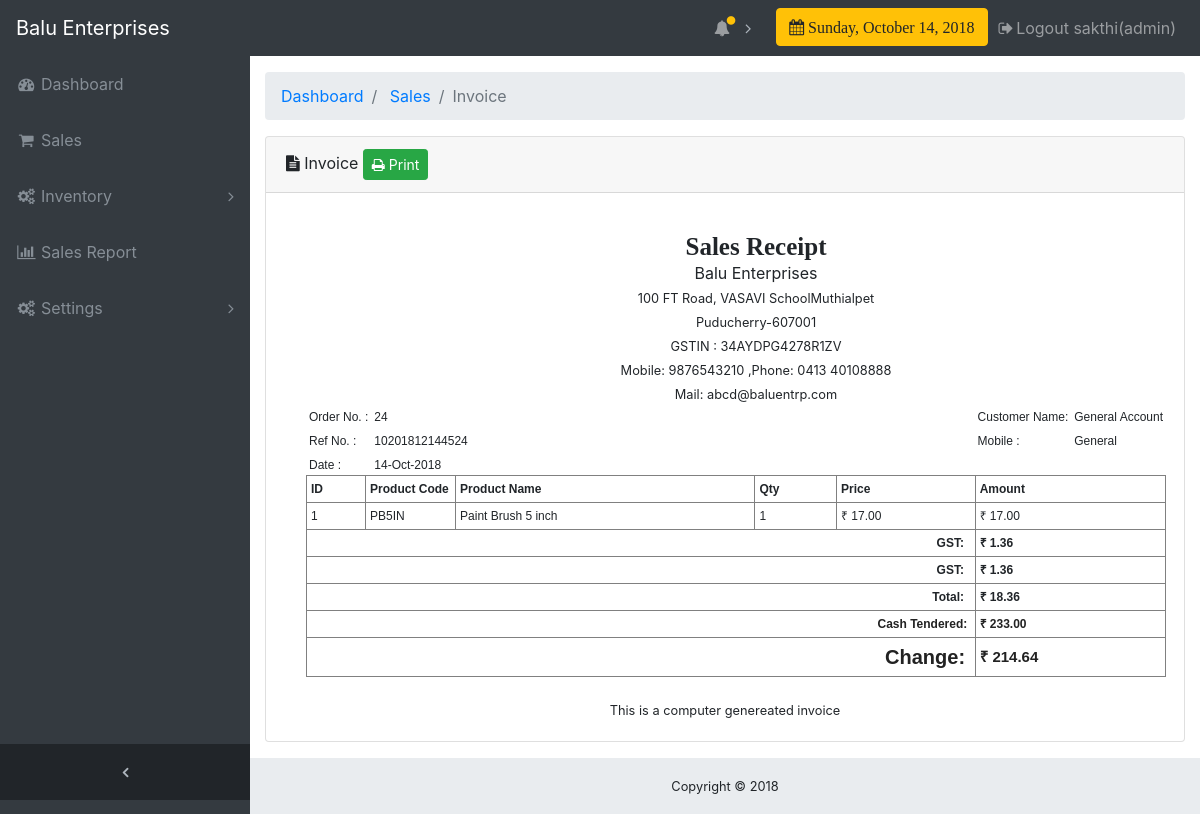
Page /dash/preview.php?invoiceid=24 (signed in) on the committed database.
### tables this page shows
CREATE TABLE `home` (
  `home_id` int(11) NOT NULL,
  `home_name` varchar(255) DEFAULT NULL,
  `home_legal_name` varchar(255) DEFAULT NULL,
  `home_gstin` varchar(255) DEFAULT NULL,
  `home_propertier` varchar(255) DEFAULT NULL,
  `home_mobile` varchar(255) DEFAULT NULL,
  `home_landline` varchar(255) DEFAULT NULL,
  `is_tax` int(11) NOT NULL DEFAULT '0',
  `is_deleted` int(11) NOT NULL DEFAULT '0',
  `created_on` datetime DEFAULT NULL,
  `created_by` varchar(255) DEFAULT NULL,
  `modified_on` datetime DEFAULT NULL,
  `modified_by` varchar(255) DEFAULT NULL,
  `home_address` varchar(255) DEFAULT NULL,
  `address_1` varchar(255) DEFAULT NULL,
  `address_2` varchar(255) DEFAULT NULL,
  `home_state` varchar(255) DEFAULT NULL,
  `home_pincode` varchar(255) DEFAULT NULL,
  `home_email` varchar(255) DEFAULT NULL
);

CREATE TABLE `invoice_details` (
  `invoice_id` int(11) NOT NULL,
  `ordernum` varchar(255) DEFAULT NULL,
  `customer_id` int(11) DEFAULT NULL,
  `payment_type` varchar(255) DEFAULT NULL,
  `payment_status` varchar(255) DEFAULT NULL,
  `due_date` date DEFAULT NULL,
  `billed_amount` float NOT NULL DEFAULT '0',
  `cash_paid` float NOT NULL DEFAULT '0',
  `advance_amount` float NOT NULL DEFAULT '0',
  `is_deleted` int(11) NOT NULL DEFAULT '0',
  `created_on` datetime DEFAULT NULL,
  `created_by` varchar(255) DEFAULT NULL,
  `modified_on` datetime DEFAULT NULL,
  `modified_by` varchar(255) DEFAULT NULL,
  `is_taxed` int(11) NOT NULL DEFAULT '0',
  `bill_date` date DEFAULT NULL,
  `bill_profit` float NOT NULL DEFAULT '0'
);

CREATE TABLE `customer` (
  `customer_id` int(11) NOT NULL,
  `customer_name` varchar(255) DEFAULT NULL,
  `customer_phone` varchar(255) DEFAULT NULL,
  `customer_mail` varchar(255) DEFAULT NULL,
  `customer_address` varchar(255) DEFAULT NULL,
  `remarks` varchar(255) DEFAULT NULL,
  `is_deleted` int(11) NOT NULL DEFAULT '0',
  `created_on` datetime DEFAULT NULL,
  `created_by` varchar(255) DEFAULT NULL,
  `modified_on` datetime DEFAULT NULL,
  `modified_by` varchar(255) DEFAULT NULL
);

CREATE TABLE `sales_order` (
  `sale_id` int(11) NOT NULL,
  `ordernum` varchar(255) DEFAULT NULL,
  `product_id` int(11) NOT NULL,
  `item_name` varchar(255) DEFAULT NULL,
  `item_code` varchar(255) DEFAULT NULL,
  `item_hsn` varchar(255) DEFAULT NULL,
  `bill_price` float NOT NULL DEFAULT '0',
  `bill_qty` int(11) NOT NULL DEFAULT '0',
  `is_deleted` int(11) NOT NULL DEFAULT '0',
  `bill_amount` float NOT NULL DEFAULT '0',
  `item_profit` float NOT NULL DEFAULT '0',
  `created_on` datetime DEFAULT NULL,
  `created_by` varchar(255) DEFAULT NULL,
  `modified_on` datetime DEFAULT NULL,
  `modified_by` varchar(255) DEFAULT NULL,
  `status` varchar(255) NOT NULL DEFAULT 'UNBILLED'
);

CREATE TABLE `sales_tax` (
  `sales_tax_id` int(11) NOT NULL,
  `ordernum` varchar(255) DEFAULT NULL,
  `slab_id` int(11) DEFAULT NULL,
  `tax_amount` float DEFAULT '0',
  `is_deleted` int(11) NOT NULL DEFAULT '0',
  `created_on` datetime DEFAULT NULL,
  `created_by` varchar(255) DEFAULT NULL,
  `modified_on` datetime DEFAULT NULL,
  `modified_by` varchar(255) DEFAULT NULL
);

### dash/utilities.php (called while the page is built, shortened)
<?php
function formatMoney($number, $fractional=false) {
    if ($fractional) {
        $number = sprintf('%.2f', $number);
    }
    while (true) {
        $replaced = preg_replace('/(-?\d+)(\d\d\d)/', '$1,$2', $number);
        if ($replaced != $number) {
            $number = $replaced;
        } else {
            break;
        }
    }
    return $number;
}
function clean($str) {
    $str = @trim($str);
    return $str;
}
function getCustomDate($indate){
    $date=date_create($indate);
    return date_format($date,"d-M-Y");
}
?>

### dash/preview.php (the view, shortened to what this page needs)
<?php
include_once 'utilities.php';
$invoiceid=0;
$ordernum=0;
$customerid=0;
$billedamount=0;
$cashpaid=0;
$paytype='';
$taxflag=false;
$bill_date='';
$cname='';
$cmobile='';
$haddr1='';
$haddr2='';
$hstate='';
$hpin='';
$hemail='';
$hphone='';
$hmobile='';
$hgstin='';
if(isset($_REQUEST['invoiceid'])){
    $invoiceid=clean($_REQUEST['invoiceid']);
}
include_once 'header.php';
include_once 'navigator.php';
include_once '../app_config/pdocon.php';
include_once '../app_config/mysqlcon.php';
if($result=mysqli_query($link,"select * from invoice_details where is_deleted=0 and invoice_id=$invoiceid")){
    $row = $result->fetch_assoc();
    $ordernum=$row['ordernum'];
    $customerid=$row['customer_id'];
    $billedamount=$row['billed_amount'];
    $cashpaid=$row['cash_paid'];
    $paytype=$row['payment_type'];
    $taxflag=($row['is_taxed']==1)?true:false;
    $bill_date=$row['bill_date'];
}
if($shopresult=mysqli_query($link,"select * from home")){
    $row = $shopresult->fetch_assoc();
    $haddr1=$row['address_1'];
    $haddr2=$row['address_2'];
    $hstate=$row['home_state'];
    $hpin=$row['home_pincode'];
    $hemail=$row['home_email'];
    $hphone=$row['home_landline'];
    $hmobile=$row['home_mobile'];
    $hgstin=$row['home_gstin'];
}
if($result=mysqli_query($link,"select * from customer where customer_id=$customerid")){
    $row = $result->fetch_assoc();
    $cname=$row['customer_name'];
    $cmobile=$row['customer_phone'];
}
?>
<div class="content-wrapper">
    <div class="container-fluid">
      <ol class="breadcrumb">
        <li class="breadcrumb-item">
          <a href="index.php">Dashboard</a>
        </li>
        <li class="breadcrumb-item">
          <a href="sales.php">Sales</a>
        </li>
        <li class="breadcrumb-item active">Invoice</li>
      </ol>
      <div class="card mb-3">
        <div class="card-header">
          <i class="fa fa-file-text"></i> Invoice
           <button id="printbutton" name="printbutton" class="text-center btn btn-success btn-sm btn-default">
           <i class="fa fa-print"></i> Print
			</button>
          </div>
          <div class="card-body">
			<div class="printcontent" id="printcontent">
            	<div style="margin: 0 auto; padding: 20px; width: 900px; font-weight: normal;">
            	<div style="width: 100%; height: 190px;" >
            	<div style="width: 900px; float: left;">
            	<center>
            	<div style="font:bold 25px 'Aleo';">Sales Receipt</div>
            	<div style="font:bold 18px"><?php echo $GLOBALS['home_name']; ?></div>
            	<div><small><?php echo $haddr1.$haddr2; ?></small></div>
            	<div><small><?php echo $hstate.'-'.$hpin;?></small></div>
            	<div><small>GSTIN : <?php echo $hgstin; ?></small></div>
				<div><small>
				<?php if($hmobile!=''){
				    echo 'Mobile: '.$hmobile.' ,';
				    }
				    if($hphone!=''){
				        echo 'Phone: '.$hphone;
				    }
				?></small></div>
				<div><small>
					<?php if($hemail!=''){
					    echo 'Mail: '.$hemail;
				    }
				?>
				</small></div>
            	</center>
            	</div>
            	<div style="float: left; height: 70px;">
            	<table cellpadding="3" cellspacing="0" style="font-family: arial; font-size: 12px;text-align:left;width : 100%;">
            		<tr>
            			<td>Order No. :</td>
            			<td><?php echo $invoiceid; ?></td>
            		</tr>
            		<tr>
            			<td>Ref No. :</td>
            			<td><?php echo $ordernum; ?></td>
            		</tr>
            		<tr>
            			<td>Date :</td>
            			<td><?php echo getCustomDate($bill_date); ?></td>
            		</tr>
            	</table>
            	</div>
            	<div style="float: right; height: 70px;">
            	<table cellpadding="3" cellspacing="0" style="font-family: arial; font-size: 12px;text-align:left;width : 100%;">
            		<tr>
            			<td>Customer Name: </td>
            			<td>
            			<?php
            			if(trim($cname)==''){
            			    echo 'NA';
            			}else{
            			      echo $cname;
            			    }
            			?></td>
            		</tr>
            		<tr>
            			<td>Mobile :</td>
            			<td><?php
            			if(trim($cmobile)==''){
            			    echo 'NA';
            			}else{
            			    echo $cmobile;
            			}
                        ?>
                        </td>
            		</tr>
            	</table>
            	</div>
            	<div class="clearfix"></div>
            	</div>
            	<div style="width: 100%; margin-top:-70px;">
            	<table border="1" cellpadding="4" cellspacing="0" style="font-family: arial; font-size: 12px;	text-align:left;" width="100%">
            		<thead>
            			<tr>
            				<th>ID</th>
            				<th width="90"> Product Code </th>
            				<th> Product Name </th>
            				<th> Qty </th>
            				<th> Price </th>
            				<th> Amount </th>
            			</tr>
            		</thead>
            		<tbody>
            				<?php
            					$result = $db->prepare("SELECT * FROM sales_order WHERE is_deleted=0 and ordernum=:userid order by sale_id asc");
            					$result->bindParam(':userid', $ordernum);
            					$result->execute();
            					for($i=0; $row = $result->fetch(); $i++){
            				?>
            				<tr class="record">
            				<td><?php echo ($i+1);?></td>
            				<td><?php echo $row['item_code']; ?></td>
            				<td><?php echo $row['item_name']; ?></td>
            				<td><?php echo $row['bill_qty']; ?></td>
            				<td>
            				<?php
            				$ppp=$row['bill_price'];
            				echo '&#8377; '.formatMoney($ppp, true);
            				?>
            				</td>
            				<td>
            				<?php
            				$dfdf=$row['bill_amount'];
            				echo '&#8377; '.formatMoney($dfdf, true);
            				?>
            				</td>
            				</tr>
            				<?php
            					}
            				?>
            				<?php
            				if($taxflag){
            				    $result = $db->prepare("SELECT * FROM sales_tax WHERE is_deleted=0 and ordernum=:userid");
            				    $result->bindParam(':userid', $ordernum);
            				    $result->execute();
            				    for($i=0; $row = $result->fetch(); $i++){
            				?>
            				<tr>
            					<td colspan="5" style=" text-align:right;"><strong style="font-size: 12px;">GST: &nbsp;</strong></td>
            					<td colspan="2"><strong style="font-size: 12px;">
            					<?php
            					echo '&#8377; '.formatMoney($row['tax_amount'], true);
            					?>
            					</strong></td>
            				</tr>
            				<?php
            				        }
                                }?>
            				<tr>
            					<td colspan="5" style=" text-align:right;"><strong style="font-size: 12px;">Total: &nbsp;</strong></td>
            					<td colspan="2"><strong style="font-size: 12px;">
            					<?php
            					echo '&#8377; '.formatMoney($billedamount, true);
            					?>
            					</strong></td>
            				</tr>
                                <?php
            				    if($paytype=='cash'){
            				?>
            				<tr>
            					<td colspan="5"style=" text-align:right;"><strong style="font-size: 12px; color: #222222;">Cash Tendered:&nbsp;</strong></td>
            					<td colspan="2"><strong style="font-size: 12px; color: #222222;">
            					<?php echo '&#8377; '.formatMoney($cashpaid,true);?>
            					</strong></td>
            				</tr>
            				<tr>
            					<td colspan="5" style=" text-align:right;"><strong style="font-size: 12px; color: #222222;">
            					<font style="font-size:20px;">
        						Change:&nbsp;
            					</strong></td>
            					<td colspan="2"><strong style="font-size: 15px; color: #222222;">
            					<?php
            					$change=$cashpaid-$billedamount;
            					if($change >=0) {
            					    echo '&#8377; '.formatMoney($change,true);
            					}
            					?>
            					</strong></td>
            				</tr>
            				        <?php
            				    }
            				?>
            		</tbody>
            	</table>
            	</div>
            	</div>
			     <div><center><small>This is a computer genereated invoice</small></center></div>
			</div>
          </div>
      </div>
      </div>
    </div>
<?php
include_once 'footer.php';
?>

### css/sb-admin.css (style rules this page uses)
html { position: relative; min-height: 100%; }
body { overflow-x: hidden; }
body.sticky-footer { margin-bottom: 56px; }
body.sticky-footer .content-wrapper { min-height: calc(100vh - 56px - 56px); }
body.fixed-nav { padding-top: 56px; }
.content-wrapper { min-height: calc(100vh - 56px); padding-top: 1rem; }
.content-wrapper { overflow-x: hidden; background: white; }
@media (min-width: 992px) { .content-wrapper { margin-left: 250px; } }

### rows in the picture
home: address_1 "100 FT Road, VASAVI School", address_2 "Muthialpet", home_state "Puducherry", home_pincode "607001", home_gstin "34AYDPG4278R1ZV", home_mobile "9876543210", home_landline "0413 40108888", home_email "abcd@baluentrp.com"
invoice_details: ordernum "10201812144524", bill_date "14-Oct-2018", billed_amount "18.36", cash_paid "233.00", formatMoney($change,true) "214.64"
customer: customer_name "General Account", customer_phone "General"
sales_order: item_code "PB5IN", item_name "Paint Brush 5 inch", bill_qty "1", bill_price "17.00", bill_amount "17.00"
sales_tax: tax_amount "1.36"
sales_tax: tax_amount "1.36"

### other values in the picture
$GLOBALS['home_name'] "Balu Enterprises"
$new "Sunday, October 14, 2018"
$_SESSION['SESS_FIRST_NAME'] "sakthi"
$_SESSION['SESS_MEMBER_ROLE'] "admin"
$invoiceid "24"
